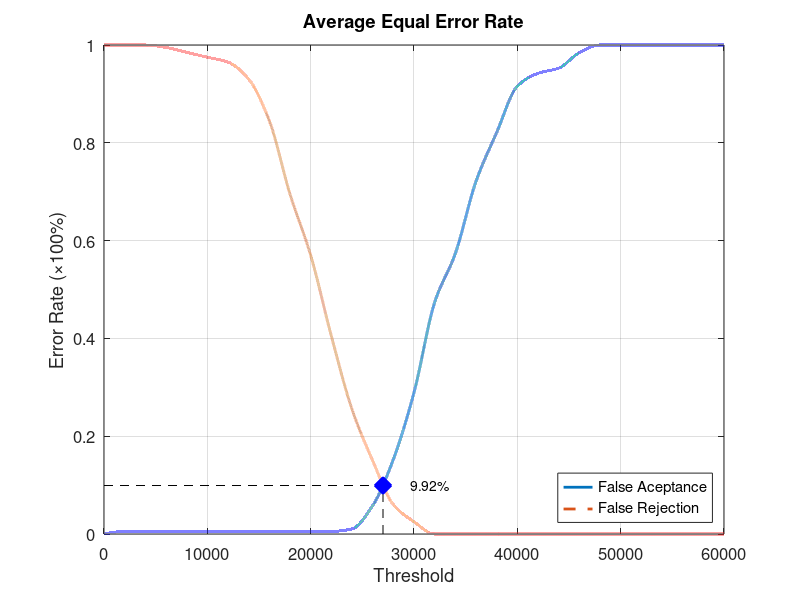
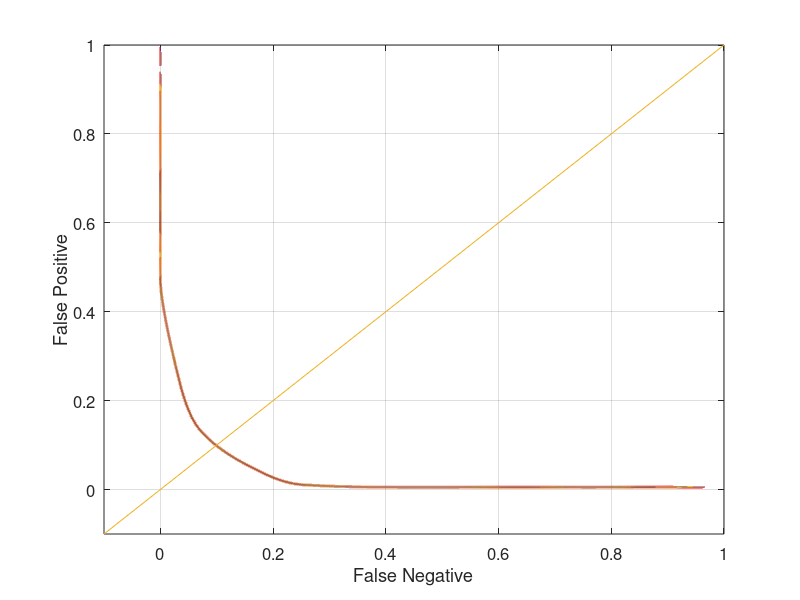

Write the MATLAB code that produced these figures, in order.
function yEER = Database1_2
close all;
clear;
clc;
x = 0:2000:60000;
xq = 0:0.5:60000;

y0 = [0 0.00526316 0.00526316 0.00526316 0.00526316 0.00526316 0.00526316 0.00526316 0.00526316 0.00526316 0.00526316 0.00526316 0.0105263 0.0578947 0.152632 0.289474 0.473684 0.573684 0.721053 0.821053 0.915789 0.942105 0.952632 0.984211 1 1 1 1 1 1 1];
yy0 = interp1(x, y0, xq, 'pchip');
y1 = [1 1 1 0.995 0.985 0.975 0.965 0.93 0.845 0.695 0.57 0.405 0.255 0.15 0.06 0.025 0 0 0 0 0 0 0 0 0 0 0 0 0 0 0];
yy1 = interp1(x, y1, xq, 'pchip');

% Calculating EER: 
y2 = abs(y0 - y1);
find(y2 == min(y2))
yy2 = abs(yy0 - yy1);
xEER = find(yy2 == min(yy2));
xEERIndex = xq(xEER) % X-axis EER
yEER = yy0(xEER) % Y-axis EER

main = figure
plot(xq, yy0,'-','LineWidth', 2);	hold on
plot(xq, yy1,'--','LineWidth', 2);	hold on
plot([xEERIndex xEERIndex], [0 yEER], 'k--');	hold on
plot([0 xEERIndex], [yEER yEER], 'k--');	hold on
plot(xEERIndex, yEER, 'bx', 'LineWidth', 10);	hold on
text(xEERIndex + 10 * xEERIndex / 100, yEER, [num2str(round((10000 * yEER)) / 100) '%'])
legend('False Aceptance', 'False Rejection', 'Location', 'SouthEast')
xlabel('Threshold')
ylabel('Error Rate (\times100%)')
title('Average Equal Error Rate')
set(gca, 'FontSize', 12)
axis([0 60000 0 1])
grid on

print(main, 'Database1_2Main', '-dpng');
FNRxFPR = figure('Color', [1 1 1]);
plot(yy1, yy0, '-', yy1, yy0, 'LineWidth', 2);
hold on
y = -0.1:0.1:1
plot(y, y); 
set(gca, 'FontSize', 12)
xlabel('False Negative')
ylabel('False Positive')
axis([-0.1 1 -0.1 1])
set(gca, 'FontSize', 12)
grid on

print(FNRxFPR, 'Database1_2FNRxFPR','-dpng');
end
